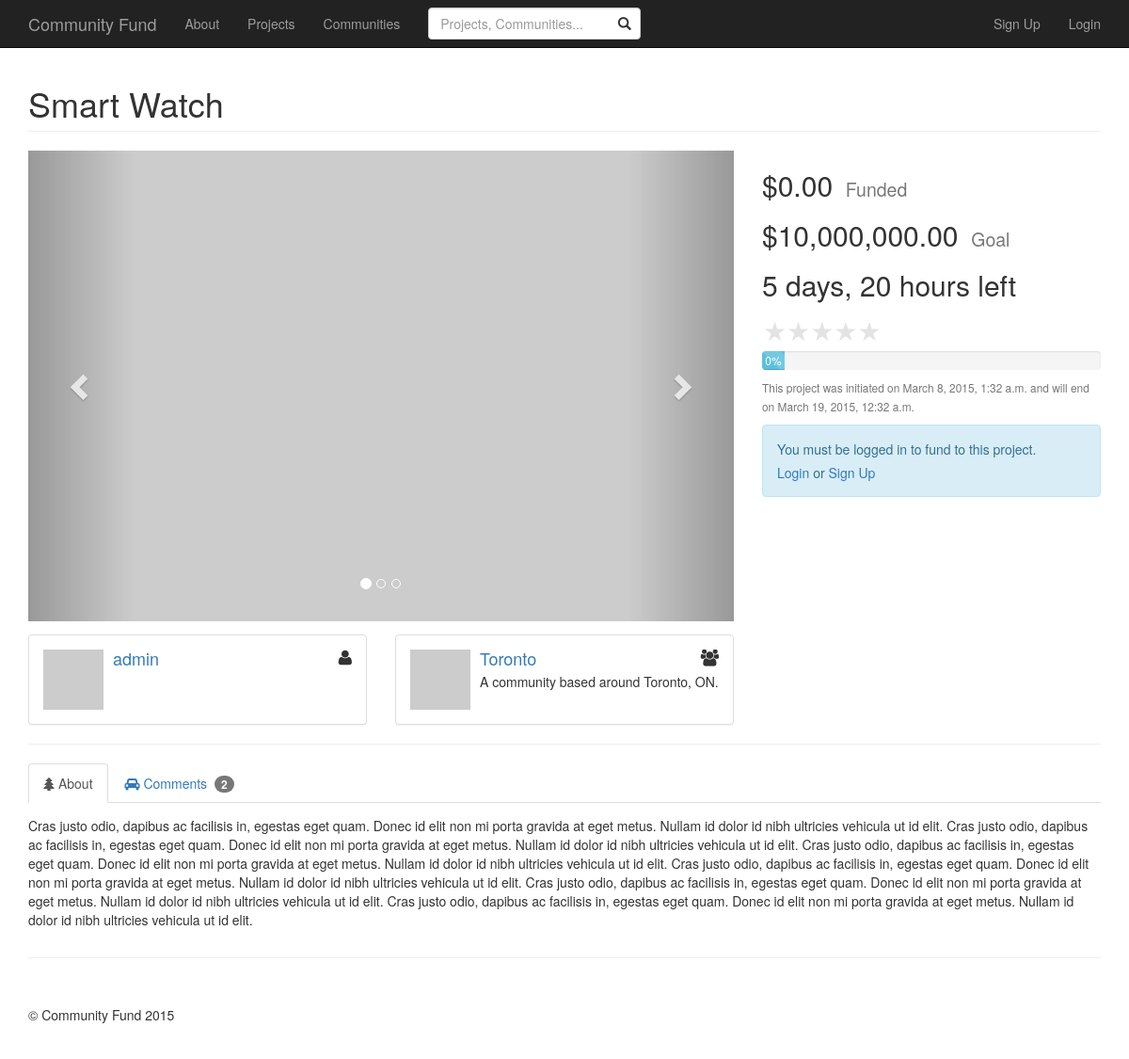
The app's page /project/1 with its own data.
### communityfund/apps/home/models.py (models this page shows, shortened)
class DatedModel(models.Model):
    created_on = models.DateTimeField(auto_now_add=True)
    modified_on = models.DateTimeField(auto_now=True)
    class Meta:
        abstract = True

class Project(DatedModel):
    initiator = models.ForeignKey(User, related_name="projects_created")
    community = models.ForeignKey(Community, related_name="projects")
    name = models.TextField(max_length=100)
    summary = models.TextField(max_length=250)
    about = models.TextField(max_length=20000)
    goal = models.PositiveIntegerField()
    deadline = models.DateTimeField()
    @property
    def amount_funded(self):
        amount_funded = self.fundings.all().aggregate(Sum('amount'))['amount__sum']
        return amount_funded if amount_funded else 0
    @property
    def percent_funded(self):
        return round((self.amount_funded / self.goal) * 100)

class Community(DatedModel):
    creator = models.ForeignKey(User, related_name="communities_created")
    name = models.TextField(max_length=100)
    description = models.TextField(max_length=1000)
    subscribers = models.ManyToManyField(User, related_name="subscriptions")
    class Meta:
        verbose_name_plural = "Communities"

### communityfund/apps/home/views.py (the view)
# urls.py: url(r'^project/(?P<project_id>\d+)/?', views.project, name='project'),
def project(request, project_id):
    project = get_object_or_404(Project, pk=project_id)
    user_contribution = None
    if request.method == 'POST':
        form = FundingForm(request.user, project, request.POST)
        if form.is_valid():
            funding = form.save()
            user_contribution = funding.amount
    else:
        form = FundingForm(request.user, project)
        fundings = project.fundings.filter(user__id=request.user.id)
        if len(fundings) != 0:
            user_contribution = fundings[0].amount
    return render(request, 'home/project.html', {
        'project': project,
        'forms': {
            'funding': form
        },
        'user_contribution': user_contribution
    })

### communityfund/apps/home/templatetags/custom_tags.py (called while the page is built)
def get_next_param(context):
    request = context['request']
    if 'next' in request.GET:
        next_param = request.GET['next']
    else:
        next_param = request.path
    if next == reverse('login') or next == reverse('signup'):
        next_param = ''
    else:
        next_param = '?next=' + next_param
    return next_param

@register.inclusion_tag("fragments/link.html", name="login_link", takes_context=True)
def login_link_tag(context, *args):
    title = args[0] if len(args) != 0 else 'Login'
    return {
        'url': reverse('login') + get_next_param(context),
        'title': title
    }

@register.inclusion_tag("fragments/link.html", name="signup_link", takes_context=True)
def login_link_tag(context, *args):
    title = args[0] if len(args) != 0 else 'Sign Up'
    return {
        'url': reverse('signup') + get_next_param(context),
        'title': title
    }

@register.filter("timeleft", is_safe=False)
def timeleft_filter(value, arg=None):
    if not value:
        return ''
    try:
        return timeuntil(value, arg) + ' left'
    except (ValueError, TypeError):
        return ''

@register.filter(name='currency', is_safe=False)
def currency_filter(value):
    if value is None:
        return ''
    try:
        return locale.currency(value, grouping=True)
    except ValueError:
        try:
            return "${:,.2f}".format(value)
        except ValueError:
            return ''

### templates/home/project.html (shortened to what this page needs)
{% extends "base.html" %}
{% load custom_tags %}
{% load static %}
{% block css %}
  <link href="{% static 'css/star-rating.min.css' %}" rel="stylesheet"/>
{% endblock css %}
{% block content %}
  {% include 'page_heading.html' with heading=project.name %}
  <div class="row">
    <div class="col-md-8">
      <div id="carousel-example-generic" class="carousel slide" data-ride="carousel">
        <ol class="carousel-indicators">
          <li data-target="#carousel-example-generic" data-slide-to="0" class="active"></li>
          <li data-target="#carousel-example-generic" data-slide-to="1"></li>
          <li data-target="#carousel-example-generic" data-slide-to="2"></li>
        </ol>
        <div class="carousel-inner">
          <div class="item active">
            <img class="img-responsive" src="http://placehold.it/750x500" alt="Project photo">
          </div>
        </div>
        <a class="left carousel-control" href="#carousel-example-generic" data-slide="prev">
          <span class="glyphicon glyphicon-chevron-left"></span>
        </a>
        <a class="right carousel-control" href="#carousel-example-generic" data-slide="next">
          <span class="glyphicon glyphicon-chevron-right"></span>
        </a>
      </div>
    </div>
    <div class="col-md-4">
      <h2>{{ project.amount_funded|currency }}
        <small>&nbsp;Funded</small>
      </h2>
      <h2>{{ project.goal|currency }}
        <small>&nbsp;Goal</small>
      </h2>
      <h2>{{ project.deadline|timeleft }}
      </h2>
      <form>
      </form>
      <div class="progress">
        <div class="progress-bar progress-bar-info progress-bar-striped" role="progressbar"
             aria-valuenow="{{ project.percent_funded }}"
             aria-valuemin="0" aria-valuemax="100"
             style="width: {{ project.percent_funded }}%; min-width: 2em;">{{ project.percent_funded }}%
        </div>
      </div>
      <div class="row">
        <div class="col-lg-12">
          <p class="text-muted">
            <small>This project was initiated on {{ project.created_on }} and will end
              on {{ project.deadline }}</small>
          </p>
        </div>
      </div>
      <div class="row">
        <div class="col-lg-12">
          {% if user.is_authenticated %}
            {% if user_contribution %}
              <p class="alert alert-success">You've contributed: {{ user_contribution|currency }}</p>
            {% endif %}
            <form method="POST">
              {% csrf_token %}
              <div class="form-group">
                {{ forms.funding.amount }}
              </div>
              <button class="btn btn-primary" type="submit">
                {% if user_contribution %}
                  Contribute More
                {% else %}
                  Fund this Project
                {% endif %}
              </button>
            </form>
          {% else %}
            <div class="alert alert-info">
              <p>You must be logged in to fund to this project.</p>
              <p>{% login_link %} or {% signup_link %}</p>
            </div>
          {% endif %}
        </div>
      </div>
    </div>
  </div>
  <div class="row" style="margin-top: 1em;">
    <div class="col-lg-4">
      <div class="panel panel-default" style="margin-bottom: 0;">
        <div class="media panel-body">
          <div class="media-left">
            <a href="{% url 'user' project.initiator_id %}">
              <img class="media-object" src="http://placehold.it/64x64" alt="User profile picture">
            </a>
          </div>
          <div class="media-body">
            <h4 class="media-heading ellipsis">
              <a href="{% url 'user' project.initiator_id %}">{{ project.initiator.get_full_name }}</a>
              <span class="fa fa-user pull-right"></span>
            </h4>
          </div>
        </div>
      </div>
    </div>
    <div class="col-lg-4">
      <div class="panel panel-default" style="margin-bottom: 0;">
        <div class="media panel-body">
          <div class="media-left">
            <a href="{% url 'community' project.community_id %}">
              <img class="media-object" src="http://placehold.it/64x64" alt="User profile picture">
            </a>
          </div>
          <div class="media-body">
            <h4 class="media-heading ellipsis">
              <a href="{% url 'community' project.community_id %}">{{ project.community.name }}</a>
              <span class="fa fa-users pull-right"></span>
            </h4>
            <p style="margin-bottom:0;">{{ project.community.description }}</p>
          </div>
        </div>
      </div>
    </div>
  </div>
  <hr>
  <div class="row">
    <div class="col-md-12">
      <ul class="nav nav-tabs">
        <li class="active"><a href="#about-tab" data-toggle="tab"><i class="fa fa-tree"></i>&nbsp;About</a></li>
        <li class=""><a href="#comments-tab" data-toggle="tab"><i class="fa fa-car"></i>&nbsp;Comments&nbsp;
          <span class="badge">2</span></a>
        </li>
      </ul>
      <div class="tab-content margin-top-md">
        <div class="tab-pane fade active in" id="about-tab">
          <div class="row">
            <div class="col-lg-12">
              <p>{{ project.about }}</p>
            </div>
          </div>
        </div>
      </div>
    </div>
  </div>
{% endblock content %}

### templates/page_heading.html
<div class="row">
  <div class="col-lg-12">
    <h1 class="page-header">{{ heading }}</h1>
  </div>
</div>

### static/css/modern-business.css (style rules this page uses)
html, body { height: 100%; }
body { padding-top: 50px; }
.carousel { height: 70%; }
.carousel .item, .carousel .item.active, .carousel .carousel-inner { height: 100%; }
.progress { margin-bottom: 8px; }

### static/css/community-fund.css (style rules this page uses)
.margin-top-md { margin-top: 1em; }
.ellipsis { white-space: nowrap; text-overflow: ellipsis; }

### records on screen
Project: name "Smart Watch", amount_funded "$0.00", goal "$10,000,000.00", deadline "5 days, 20 hours left", percent_funded "0", created_on "March 8, 2015, 1:32 a.m.", deadline "March 19, 2015, 12:32 a.m.", initiator.get_full_name "admin", community.name "Toronto", community.description "A community based around Toronto, ON.", about "Cras justo odio, dapibus ac facilisis in, egestas eget quam. Donec id elit non mi porta gravida at eget metus. Nullam id dolor id nibh ultricies vehicula ut id elit. Cras justo odio, dapibus ac facilisis in, egestas eget quam. Donec id elit non mi porta gravida at eget metus. Nullam id dolor id nibh ultricies vehicula ut id elit. Cras justo odio, dapibus ac facilisis in, egestas eget quam. Donec id elit non mi porta gravida at eget metus. Nullam id dolor id nibh ultricies vehicula ut id elit. Cras justo odio, dapibus ac facilisis in, egestas eget quam. Donec id elit non mi porta gravida at eget metus. Nullam id dolor id nibh ultricies vehicula ut id elit. Cras justo odio, dapibus ac…"

### other values on screen
{{ title }} "Sign Up Login Login Sign Up"
